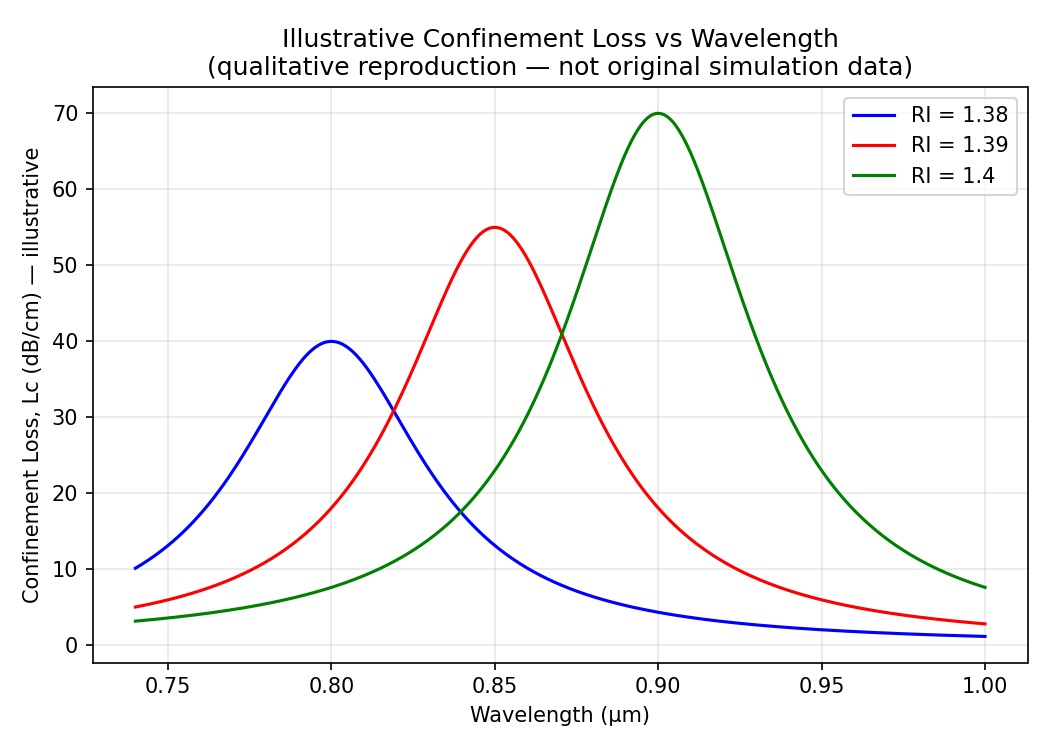

Here is the Python script that generated this plot:
"""
Confinement Loss vs Wavelength — Illustrative Demo
----------------------------------------------------
The original COMSOL Multiphysics FEM project files for this sensor were
lost, so this script does NOT reproduce the exact simulation data from
the paper. Instead, it recreates the *qualitative* resonance behaviour
reported in the paper (a Lorentzian-shaped confinement-loss peak that
red-shifts and grows as the analyte refractive index increases from
1.38 -> 1.39 -> 1.40) so the trend can still be visualised and discussed
without the original FEM model.

Paper: "Modeling Photonic Crystal Fiber Sensor For Basal Cancer Cell
Detection Using Comsol Multiphysics"

Run:
    pip install numpy matplotlib
    python confinement_loss_demo.py
"""

import numpy as np
import matplotlib.pyplot as plt

# Wavelength sweep (micrometers), roughly matching the NIR range used in the paper
wavelength = np.linspace(0.74, 1.00, 500)

# Illustrative resonance centers / peak heights per analyte refractive index.
# These are NOT extracted from the original simulation (data lost) — they are
# tuned only to reproduce the reported qualitative trend: red-shift and
# increasing peak loss as RI rises from 1.38 to 1.40.
curves = {
    1.38: {"center": 0.80, "width": 0.035, "peak": 40, "color": "blue"},
    1.39: {"center": 0.85, "width": 0.035, "peak": 55, "color": "red"},
    1.40: {"center": 0.90, "width": 0.035, "peak": 70, "color": "green"},
}


def lorentzian(x, center, width, peak):
    return peak / (1 + ((x - center) / width) ** 2)


plt.figure(figsize=(7, 5))
for ri, p in curves.items():
    loss = lorentzian(wavelength, p["center"], p["width"], p["peak"])
    plt.plot(wavelength, loss, color=p["color"], label=f"RI = {ri}")

plt.xlabel("Wavelength (µm)")
plt.ylabel("Confinement Loss, Lc (dB/cm) — illustrative")
plt.title("Illustrative Confinement Loss vs Wavelength\n(qualitative reproduction — not original simulation data)")
plt.legend()
plt.grid(alpha=0.3)
plt.tight_layout()
plt.savefig("confinement_loss_demo.png", dpi=150)
print("Saved confinement_loss_demo.png")
